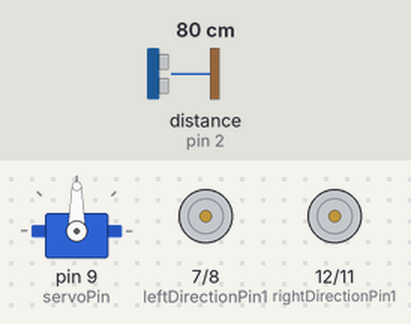
The sketch below on a simulated Arduino Uno, built with avr-gcc and run on an emulated ATmega328P. Shown: servo, motor-driver pin pairs drawn as motors (green arrow = first pin HIGH = forward, orange = second pin HIGH = backward, longer = more drive, scaled by the enable pin). Wiring (inferred from the names in the program): ultrasonic range finder: trigger pin 10; echo pin 2. The test bench sets the inputs (shaded band); at power-on: distance to the obstacle (sensor on pin 2) 80 cm. The echo pulse lasts 58.3 µs per cm.

Above: at 3.2 s.
3.3 s: distance to the obstacle (sensor on pin 2) set to 17 cm
At 3.56 s:
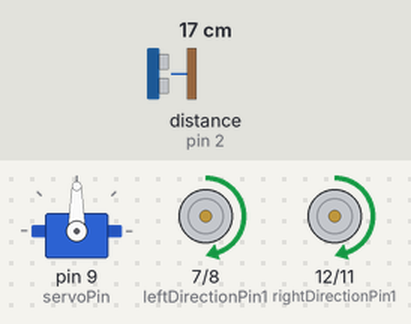
6.3 s: distance to the obstacle (sensor on pin 2) set to 13 cm
At 6.8 s:
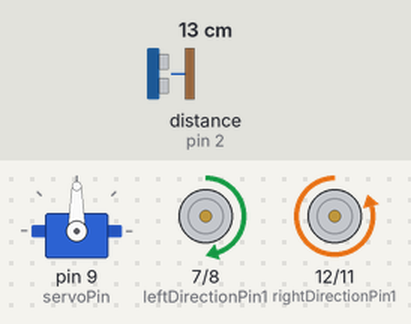
9.3 s: distance to the obstacle (sensor on pin 2) set to 18 cm
At 10.0 s:
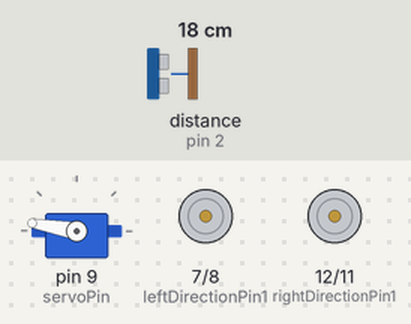
12.3 s: distance to the obstacle (sensor on pin 2) set to 2 cm
Timing chart, 0 to 16.3 s (numbered marks = the images above; inputs shaded):
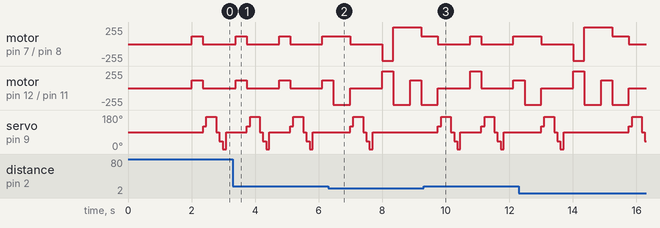

The sketch:

obstacleAvoidanceAlgorithmFiveDirections.ino
```cpp
//obstacleAvoidanceAlgorithm - uses the ultrasonic sensor to prevent collision with
//objects by turning away from them when they get too close in a give scan direction
//Written by Nathaniel Okunwobi

//adds the servo library
#include <Servo.h>

//defining constants for pin numbers and the scan loop counter
#define rightSpeedPin 3 //pwm output for right motors for speed
#define rightDirectionPin1 12 //
#define rightDirectionPin2 11 //
#define leftSpeedPin 6 //
#define leftDirectionPin1 7 //
#define leftDirectionPin2 8 //
#define LPT 2 //
#define servoPin 9 //
#define echoPin 2 //
#define triggerPin 10 //
#define fastSpeed 250 //
#define speed 120 //
#define turnSpeed 200 //
#define highBackSpeed 255 //
#define lowBackSpeed 90 //

//defining variables for different positions in front of the robot as well as the
//parameters for the detection of objects
int leftScan, centerScan, rightScan, leftDiagonalScan, rightDiagonalScan;
const int distanceLimit = 15; //in cm
int distance;
int numCycles = 0;
const int turnTime = 350; //in miliseconds
int thereis;

//sets the variable name for control of the servo
Servo head;

//functions for controlling movement of the robot
//forward() function - moves the  robot forward
void forward(){ //removed void
  digitalWrite(rightDirectionPin1, HIGH);
  digitalWrite(rightDirectionPin2,LOW);
  digitalWrite(leftDirectionPin1,HIGH);
  digitalWrite(leftDirectionPin2,LOW);
}
//left() function - turns the robot left
void left(){
  digitalWrite(rightDirectionPin1, HIGH);
  digitalWrite(rightDirectionPin2,LOW);
  digitalWrite(leftDirectionPin1,LOW);
  digitalWrite(leftDirectionPin2,HIGH);
}
//right() function - turns the robot right
void right(){
  digitalWrite(rightDirectionPin1, LOW);
  digitalWrite(rightDirectionPin2,HIGH);
  digitalWrite(leftDirectionPin1,HIGH);
  digitalWrite(leftDirectionPin2,LOW);
}
//backward() function - moves the robot backward
void backward(){
  digitalWrite(rightDirectionPin1, LOW);
  digitalWrite(rightDirectionPin2,HIGH);
  digitalWrite(leftDirectionPin1,LOW);
  digitalWrite(leftDirectionPin2,HIGH);
}
//stop() function - stops the robot
void stop(){
  digitalWrite(rightDirectionPin1, LOW);
  digitalWrite(rightDirectionPin2,LOW);
  digitalWrite(leftDirectionPin1,LOW);
  digitalWrite(leftDirectionPin2,LOW);
  setSpeed(0,0);
}
//setSpeed() function - sets the speed of the motors on each side of the robot
void setSpeed(int leftSpeed,int rightSpeed){
  analogWrite(leftSpeedPin,leftSpeed);
  analogWrite(rightSpeedPin,rightSpeed);
}

//watch() function - returns the rounded distance calculated from a reading from the ultrasonic distance sensor
int watch(){
  long echoDistance;
  digitalWrite(triggerPin,LOW);
  delayMicroseconds(5);
  digitalWrite(triggerPin,HIGH);
  delayMicroseconds(15);
  digitalWrite(triggerPin,LOW);
  echoDistance = pulseIn(echoPin,HIGH);
  echoDistance = echoDistance*0.01657; //object distance in cm
  return round(echoDistance);
}

//watchSurrounding() function - calls watch() function for 5 different directions
//and stores them in a binary integer that is then returned
String watchSurrounding(){
  int obstacleStatus =B100000;
  centerScan = watch();
  if(centerScan<distanceLimit){
    stop();
    obstacleStatus  =obstacleStatus | B100;
    }
  head.write(120);
  delay(100);
  leftDiagonalScan = watch();
  if(leftDiagonalScan<distanceLimit){
    stop();
     obstacleStatus  =obstacleStatus | B1000;
    }
  head.write(170); //Didn't use 180 degrees because my servo is not able to take this angle
  delay(300);
  leftScan = watch();
  if(leftScan<distanceLimit){
    stop();
     obstacleStatus  =obstacleStatus | B10000;
    }

  head.write(90); //use 90 degrees if you are moving your servo through the whole 180 degrees
  delay(100);
  centerScan = watch();
  if(centerScan<distanceLimit){
    stop();
    obstacleStatus  =obstacleStatus | B100;
    }
  head.write(40);
  delay(100);
  rightDiagonalScan = watch();
  if(rightDiagonalScan<distanceLimit){
    stop();
    obstacleStatus  =obstacleStatus | B10;
    }
  head.write(0);
  delay(100);
  rightScan = watch();
  if(rightScan<distanceLimit){
    stop();
    obstacleStatus  =obstacleStatus | 1;
    }
  head.write(90); //Finish looking around (look forward again)
  delay(300);
   String obstacleStr= String(obstacleStatus,BIN);
  obstacleStr= obstacleStr.substring(1,6);

  return obstacleStr; //return 5-character string standing for 5 direction obstacle status

}
//obstacleAvoidance() function - checks for objects within a certain range for 5 different directions,
//moving forward if there is nothing there and navigating around the object if there is something within that range
void obstacleAvoidance(){
  ++numCycles;
  if(numCycles >= LPT){ //stops to check the surrounds every LPT cycles
    stop();
    String obstacleSign = watchSurrounding(); //5 digits of obstacle_sign binary value means the 3 direction obstacle status
    if(obstacleSign == "10000"){ //move slightly right
      setSpeed(fastSpeed,speed);
      forward();
      delay(turnTime);
      stop();
    }
    else if(obstacleSign == "00001"){ //move slightly left
      setSpeed(speed,fastSpeed);
      forward();
      delay(turnTime);
      stop();
    }
    else if(obstacleSign=="11100" || obstacleSign=="01000" || obstacleSign=="11000"  || obstacleSign=="10100"  || obstacleSign=="01100" ||obstacleSign=="00100"  ||obstacleSign=="01000" ){ //move hard right (?) and back
	    right();
		  setSpeed(turnSpeed,turnSpeed);
      delay(turnTime);
      stop();
    }
    else if(obstacleSign=="00010" || obstacleSign=="00111" || obstacleSign=="00011"  || obstacleSign=="00101" || obstacleSign=="00110" || obstacleSign=="01010"){
      left();
      setSpeed(turnSpeed,turnSpeed);
      delay(turnTime);
      stop();
    }
    else if(obstacleSign=="01111" || obstacleSign=="10111" || obstacleSign=="11111"){
	    left();
		  setSpeed(fastSpeed,speed);
      delay(turnTime);
      stop();
    }
    else if(obstacleSign=="11011" || obstacleSign=="11101"  ||  obstacleSign=="11110"  || obstacleSign=="01110"  ){
      right();
      setSpeed(speed,fastSpeed);
      delay(turnTime);
      stop();
    }
    numCycles=0; //restart cycle counter
  }
  else{
    setSpeed(speed,speed);
    forward();  // if nothing is present in front moves forward
    delay(turnTime);
    stop();
  }
  distance = watch(); // use the watch() function to see if anything is ahead (when the robot is just moving forward and not looking around it will test the distance in front)
  if (distance < distanceLimit){ //the robot will just stop if it is completely sure there is an obstacle ahead after 25 tests
    right();
    setSpeed(speed,fastSpeed);
    delay(turnTime*3/2);
    ++thereis;
  }
  if (distance > distanceLimit){
    thereis = 0; //count of distance checks is restarted
  }
  if (thereis > 25){
    stop(); //stop moving as an obstacle is ahead
    thereis = 0;
  }
}
//setup() function - defines the mode for each of the pins that will be used
void setup(){
  pinMode(rightDirectionPin1, OUTPUT);
  pinMode(rightDirectionPin2, OUTPUT);
  pinMode(leftSpeedPin, OUTPUT);
  pinMode(leftDirectionPin1, OUTPUT);
  pinMode(leftDirectionPin2, OUTPUT);
  pinMode(rightSpeedPin, OUTPUT);
  stop();//stop move
  pinMode(triggerPin, OUTPUT);
  pinMode(echoPin,INPUT);
  digitalWrite(triggerPin,LOW);
  head.attach(servoPin);
  //head.write(90); #check it still works without the head
  delay(2000);
  Serial.begin(9600);
}
//loop() functions - repeatedly calls the obstacleAvoidance() function
void loop(){
  obstacleAvoidance();
}
```

Measured:
- the behaviour switches between 16 and 15 cm on distance to the obstacle (sensor on pin 2) (found by bisection; images 1 and 2)
